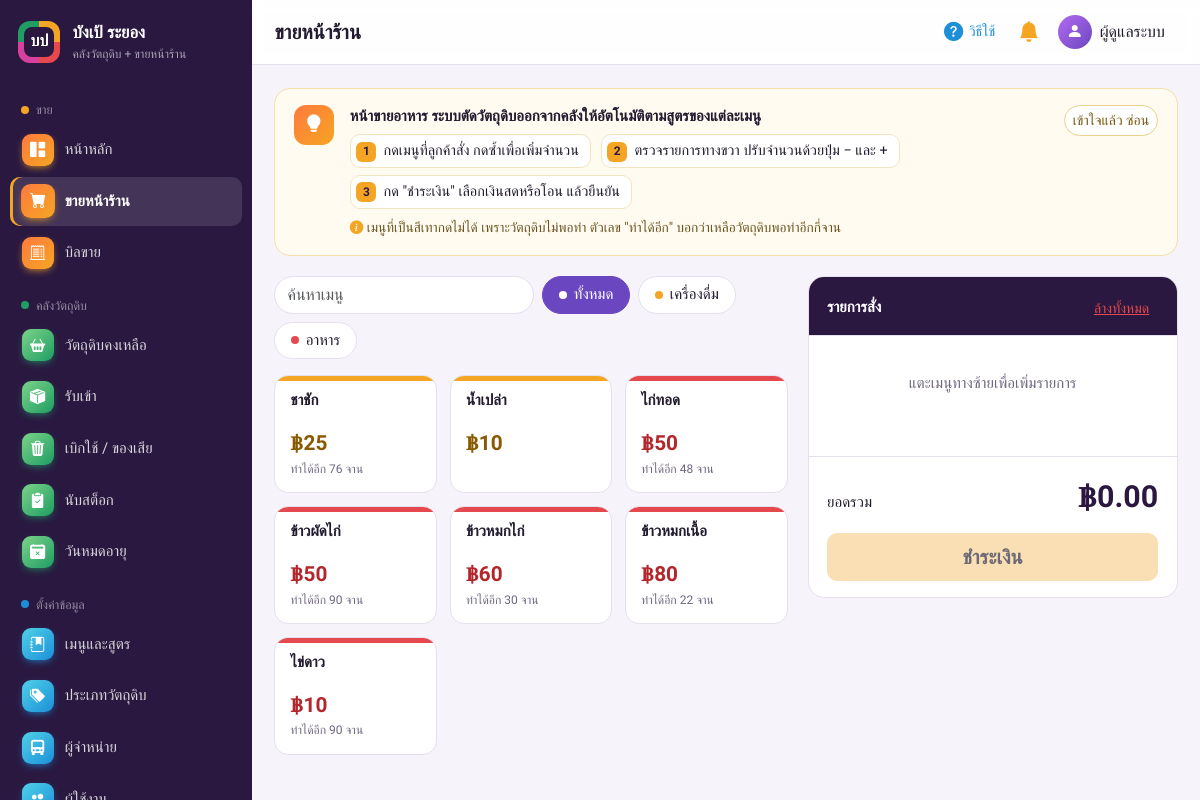
The app's page /pos.php (signed in) with its own data.
### tables this page shows
CREATE TABLE users (
    id INT AUTO_INCREMENT PRIMARY KEY,
    username VARCHAR(50) NOT NULL UNIQUE,
    password VARCHAR(255) NOT NULL,
    full_name VARCHAR(100) NOT NULL,
    role ENUM('admin','cashier') NOT NULL DEFAULT 'cashier',
    is_active TINYINT(1) NOT NULL DEFAULT 1,
    created_at DATETIME NOT NULL DEFAULT CURRENT_TIMESTAMP
);

CREATE TABLE menus (
    id INT AUTO_INCREMENT PRIMARY KEY,
    name VARCHAR(150) NOT NULL,
    menu_group VARCHAR(50) NOT NULL DEFAULT 'อาหาร',
    price DECIMAL(10,2) NOT NULL,
    is_active TINYINT(1) NOT NULL DEFAULT 1,
    created_at DATETIME NOT NULL DEFAULT CURRENT_TIMESTAMP
);

### includes/functions.php (called while the page is built, shortened)
<?php
require_once __DIR__ . '/../config/database.php';
function e($s): string
{
    return htmlspecialchars((string)$s, ENT_QUOTES, 'UTF-8');
}
function qty($n): string
{
    $s = number_format((float)$n, 2, '.', ',');
    return str_contains($s, '.') ? rtrim(rtrim($s, '0'), '.') : $s;
}
function tone_for(string $key): string
{
    $tones = ['saffron', 'pandan', 'rose', 'sky', 'chili', 'violet'];
    return 'tone-' . $tones[abs(crc32($key)) % count($tones)];
}
function current_user(): ?array
{
    return $_SESSION['user'] ?? null;
}
function require_login(bool $api = false): array
{
    global $pdo;
    $u = current_user();
    if ($u) {
        $st = $pdo->prepare('SELECT id, username, full_name, role FROM users WHERE id = ? AND is_active = 1');
        $st->execute([$u['id']]);
        $fresh = $st->fetch();
        if ($fresh) {
            return $fresh;
        }
    }
}
function menu_servings(PDO $pdo): array
{
    $rows = $pdo->query(
        'SELECT r.menu_id, MIN(FLOOR(i.quantity / r.quantity)) AS servings
         FROM recipes r JOIN ingredients i ON i.id = r.ingredient_id
         WHERE r.quantity > 0
         GROUP BY r.menu_id'
    )->fetchAll();
    $out = [];
    foreach ($rows as $r) {
        $out[(int)$r['menu_id']] = max(0, (int)$r['servings']);
    }
    return $out;
}

### pos.php (the view, shortened to what this page needs)
<?php
require_once __DIR__ . '/includes/functions.php';
require_login();
$menus = $pdo->query('SELECT id, name, menu_group, price FROM menus WHERE is_active = 1 ORDER BY menu_group, name')->fetchAll();
$servings = menu_servings($pdo);
$groups = array_values(array_unique(array_column($menus, 'menu_group')));
$pageTitle = 'ขายหน้าร้าน';
require __DIR__ . '/includes/header.php';
?>
<div class="pos-page">
<div class="pos">
    <section aria-label="เมนู">
        <div class="pos-filters">
            <input class="form-control" id="menuSearch" type="search" placeholder="ค้นหาเมนู" aria-label="ค้นหาเมนู">
            <button class="group-btn active" data-group="">ทั้งหมด</button>
            <?php foreach ($groups as $g): ?><button class="group-btn <?= tone_for($g) ?>" data-group="<?= e($g) ?>"><?= e($g) ?></button><?php endforeach; ?>
        </div>
        <div class="menu-grid" id="menuGrid">
            <?php foreach ($menus as $m):
                $sv = $servings[(int)$m['id']] ?? null; ?>
                <button type="button" class="menu-tile <?= tone_for($m['menu_group'] ?? '') ?>" data-id="<?= $m['id'] ?>" data-name="<?= e($m['name']) ?>"
                        data-price="<?= e($m['price']) ?>" data-group="<?= e($m['menu_group']) ?>"
                        data-servings="<?= $sv === null ? '' : $sv ?>" <?= $sv === 0 ? 'disabled' : '' ?>>
                    <span class="name"><?= e($m['name']) ?></span>
                    <span>
                        <span class="price">฿<?= qty($m['price']) ?></span>
                        <span class="left d-block <?= $sv !== null && $sv <= 5 ? 'is-low' : '' ?>">
                            <?= $sv === null ? '&nbsp;' : ($sv === 0 ? 'วัตถุดิบไม่พอ' : 'ทำได้อีก ' . $sv . ' จาน') ?>
                        </span>
                    </span>
                </button>
            <?php endforeach; ?>
        </div>
    </section>
    <aside class="panel cart" id="cart" aria-label="รายการสั่ง">
        <div class="cart-head"><strong>รายการสั่ง</strong>
            <button class="btn btn-sm btn-link text-danger ms-auto" id="clearCart" type="button">ล้างทั้งหมด</button></div>
        <div class="cart-items" id="cartItems"></div>
        <div class="cart-foot">
            <div class="cart-total"><span>ยอดรวม</span><strong id="cartTotal">฿0.00</strong></div>
            <button class="btn btn-accent btn-lg w-100" id="payBtn" type="button" disabled>ชำระเงิน</button>
        </div>
    </aside>
</div>
</div>
<?php
require __DIR__ . '/includes/footer.php';
?>

### includes/header.php (shortened to what this page needs)
<?php
$user = current_user();
$pageTitle = $pageTitle ?? APP_NAME;
$activePage = $activePage ?? '';
$helpKey = basename($_SERVER['SCRIPT_NAME'], '.php');
$helpFile = __DIR__ . '/help.php';
$help = is_file($helpFile) ? ((require $helpFile)[$helpKey] ?? null) : null;
$navTones = ['ขาย' => 'saffron', 'คลังวัตถุดิบ' => 'pandan', 'ตั้งค่าข้อมูล' => 'sky', 'สรุปผล' => 'rose'];
$navGroups = [
    'ขาย' => [
        ['index', 'index.php', 'bi-grid-1x2-fill', 'หน้าหลัก', false],
        ['pos', 'pos.php', 'bi-cart-fill', 'ขายหน้าร้าน', false],
        ['orders', 'orders.php', 'bi-receipt-cutoff', 'บิลขาย', false],
    ],
    'คลังวัตถุดิบ' => [
        ['ingredients', 'ingredients.php', 'bi-basket2-fill', 'วัตถุดิบคงเหลือ', false],
        ['stock_in', 'stock_in.php', 'bi-box-seam-fill', 'รับเข้า', true],
        ['stock_out', 'stock_out.php', 'bi-trash3-fill', 'เบิกใช้ / ของเสีย', true],
        ['stock_adjust', 'stock_adjust.php', 'bi-clipboard2-check-fill', 'นับสต็อก', true],
        ['expiry', 'expiry.php', 'bi-calendar2-x-fill', 'วันหมดอายุ', true],
    ],
    'ตั้งค่าข้อมูล' => [
        ['menus', 'menus.php', 'bi-journal-bookmark-fill', 'เมนูและสูตร', true],
        ['categories', 'categories.php', 'bi-tags-fill', 'ประเภทวัตถุดิบ', true],
        ['suppliers', 'suppliers.php', 'bi-truck-front-fill', 'ผู้จำหน่าย', true],
        ['users', 'users.php', 'bi-people-fill', 'ผู้ใช้งาน', true],
    ],
    'สรุปผล' => [
        ['reports', 'reports.php', 'bi-bar-chart-line-fill', 'รายงาน', true],
    ],
];
function render_nav(array $groups, array $tones, string $active): void
{
    foreach ($groups as $label => $items) {
        $visible = array_filter($items, fn($i) => !$i[4] || is_admin());
        $tone = ' tone-' . ($tones[$label] ?? 'violet');
        echo '<div class="nav-group' . $tone . '">' . e($label) . '</div>';
        foreach ($visible as [$key, $href, $icon, $text]) {
            $cls = $tone . ($key === $active ? ' active' : '');
            $aria = $key === $active ? ' aria-current="page"' : '';
            echo '<a class="side-link' . $cls . '" href="' . $href . '"' . $aria . '><i class="bi ' . $icon . '"></i><span>' . e($text) . '</span></a>';
        }
    }
}
?>
<!doctype html>
<html lang="th">
<head>
    <link href="https://cdn.jsdelivr.net/npm/bootstrap@5.3.3/dist/css/bootstrap.min.css" rel="stylesheet">
    <link href="https://cdn.jsdelivr.net/npm/bootstrap-icons@1.11.3/font/bootstrap-icons.min.css" rel="stylesheet">
    <link href="assets/style.css?v=<?= filemtime(__DIR__ . '/../assets/style.css') ?>" rel="stylesheet">
</head>
<body>
<div class="app">
    <aside class="sidebar d-none d-lg-flex">
        <a class="brand" href="index.php">
            <span class="brand-mark"><span>บป</span></span>
            <span><strong><?= e(APP_NAME) ?></strong><small>คลังวัตถุดิบ + ขายหน้าร้าน</small></span>
        </a>
        <nav class="side-nav"><?php render_nav($navGroups, $navTones, $activePage); ?></nav>
    </aside>
    <div class="main">
        <header class="topbar">
            <h1 class="page-title"><?= e($pageTitle) ?></h1>
            <div class="topbar-right">
                <?php if ($help): ?>
                <button class="btn btn-icon help-toggle" type="button" id="helpToggle" aria-controls="pageHelp" aria-expanded="true" title="วิธีใช้หน้านี้">
                    <i class="bi bi-question-circle-fill"></i><span class="d-none d-md-inline">วิธีใช้</span>
                </button>
                <?php endif; ?>
                <div class="dropdown">
                    <button class="btn btn-icon position-relative" type="button" data-bs-toggle="dropdown" data-bs-auto-close="outside" aria-expanded="false" aria-label="การแจ้งเตือน">
                        <i class="bi bi-bell-fill"></i>
                    </button>
                </div>
                <div class="dropdown">
                    <button class="btn user-btn" type="button" data-bs-toggle="dropdown" aria-expanded="false">
                        <span class="avatar" aria-hidden="true"><i class="bi bi-person-fill"></i></span>
                        <span class="d-none d-sm-inline"><?= e($user['full_name']) ?></span>
                    </button>
                </div>
            </div>
        </header>
        <main class="content">
            <?php if ($help): ?>
            <section class="help-strip" id="pageHelp" data-page="<?= e($helpKey) ?>" aria-label="วิธีใช้หน้านี้">
                <div class="help-icon"><i class="bi bi-lightbulb-fill"></i></div>
                <div class="help-body">
                    <div class="help-what"><?= e($help['what']) ?></div>
                    <ol class="help-steps">
                        <?php foreach ($help['steps'] as $step): ?><li><?= e($step) ?></li><?php endforeach; ?>
                    </ol>
                    <?php if (!empty($help['tip'])): ?><div class="help-tip"><i class="bi bi-info-circle-fill"></i> <?= e($help['tip']) ?></div><?php endif; ?>
                </div>
                <button type="button" class="btn btn-sm help-close" id="helpClose">เข้าใจแล้ว ซ่อน</button>
            </section>
            <?php endif; ?>

### records on screen
users: full_name "ผู้ดูแลระบบ"
menus: name "ชาชัก", price "25", id "76"
menus: name "น้ำเปล่า", price "10"
menus: name "ไก่ทอด", price "50", id "48"
menus: name "ข้าวผัดไก่", price "50", id "90"
menus: name "ข้าวหมกไก่", price "60", id "30"
menus: name "ข้าวหมกเนื้อ", price "80", id "22"
menus: name "ไข่ดาว", price "10", id "90"

### other values on screen
APP_NAME "บังเป้ ระยอง"
$label "ขาย"
$text "หน้าหลัก"
$text "ขายหน้าร้าน"
$text "บิลขาย"
$label "คลังวัตถุดิบ"
$text "วัตถุดิบคงเหลือ"
$text "รับเข้า"
$text "เบิกใช้ / ของเสีย"
$text "นับสต็อก"
$text "วันหมดอายุ"
$label "ตั้งค่าข้อมูล"
$text "เมนูและสูตร"
$text "ประเภทวัตถุดิบ"
$text "ผู้จำหน่าย"
